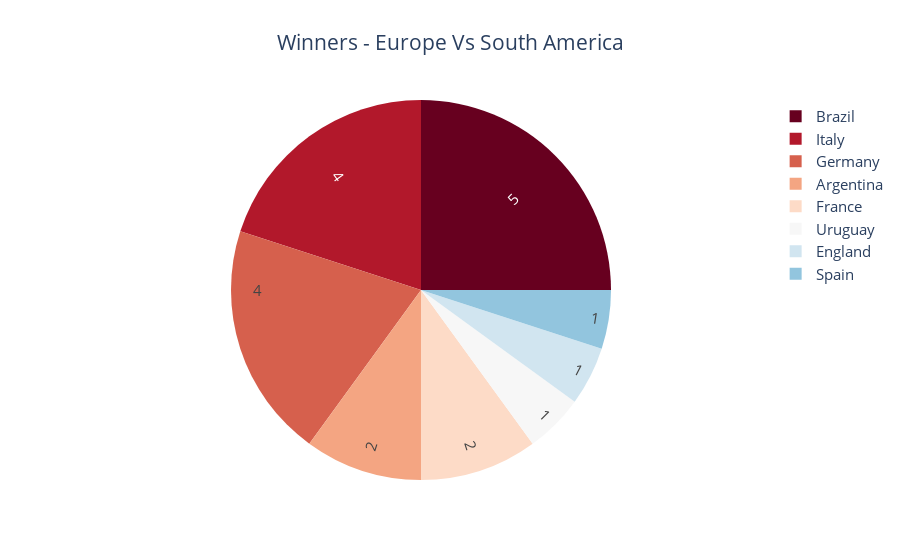

The cell this chart's notebook holds for it:
### Code cell
# Winners Pie
winners_pie = px.pie(winner_iso, values = 'count', names = 'Winners',
               title = "Winners - Europe Vs South America",
               color_discrete_sequence=px.colors.sequential.RdBu)
winners_pie.update_layout(title_x = 0.5, font_size = 15)
winners_pie.update_traces(texttemplate = '%{value:.0f}', textposition = 'outside', insidetextorientation='radial')
winners_pie.update_traces(textposition='inside', textinfo='value+label')

### Figure 1 — Plotly figure (JSON) as saved in the notebook; plotly's stock layout.template omitted (floating-point values rounded to 4 significant figures)
{"data": [{"domain": {"x": [0, 1], "y": [0, 1]}, "hovertemplate": "Winners=%{label}<br>count=%{value}<extra></extra>", "insidetextorientation": "radial", "labels": ["Brazil", "Italy", "Germany", "Argentina", "France", "Uruguay", "England", "Spain"], "legendgroup": "", "name": "", "showlegend": true, "textinfo": "value+label", "textposition": "inside", "texttemplate": "%{value:.0f}", "type": "pie", "values": [5, 4, 4, 2, 2, 1, 1, 1]}], "layout": {"autosize": true, "font": {"size": 15}, "legend": {"tracegroupgap": 0}, "piecolorway": ["rgb(103,0,31)", "rgb(178,24,43)", "rgb(214,96,77)", "rgb(244,165,130)", "rgb(253,219,199)", "rgb(247,247,247)", "rgb(209,229,240)", "rgb(146,197,222)", "rgb(67,147,195)", "rgb(33,102,172)", "rgb(5,48,97)"], "title": {"text": "Winners - Europe Vs South America", "x": 0.5}}}
